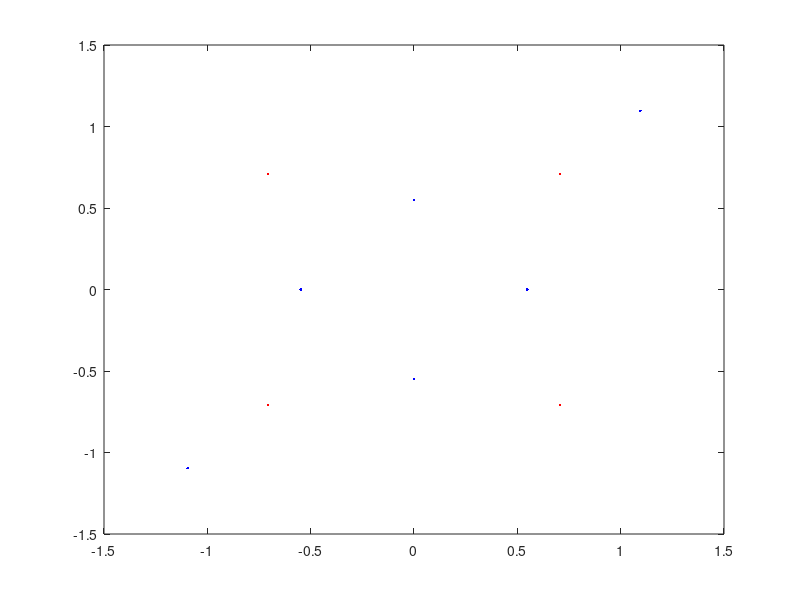

MATLAB code to generate this figure:
const_blue = [-6-6i,-3i,3i,-3,3,6+6i];
const_red  = [-3-3i,-3+3i,3-3i,3+3i];
% Calculate here:


average_energy_blue = mean(abs(const_blue).^2);
 

average_energy_red = mean(abs(const_red).^2);

%normalized the constellation (we expect value with size(1, 6))
const_blue_norm = const_blue/sqrt(average_energy_blue);
    
const_red_norm = const_red/sqrt(average_energy_red);

%plot normalized constellations
figure
plot(const_blue_norm, 'b.')
hold on
plot(const_red_norm, 'r.')

% 3.2 observations
%
